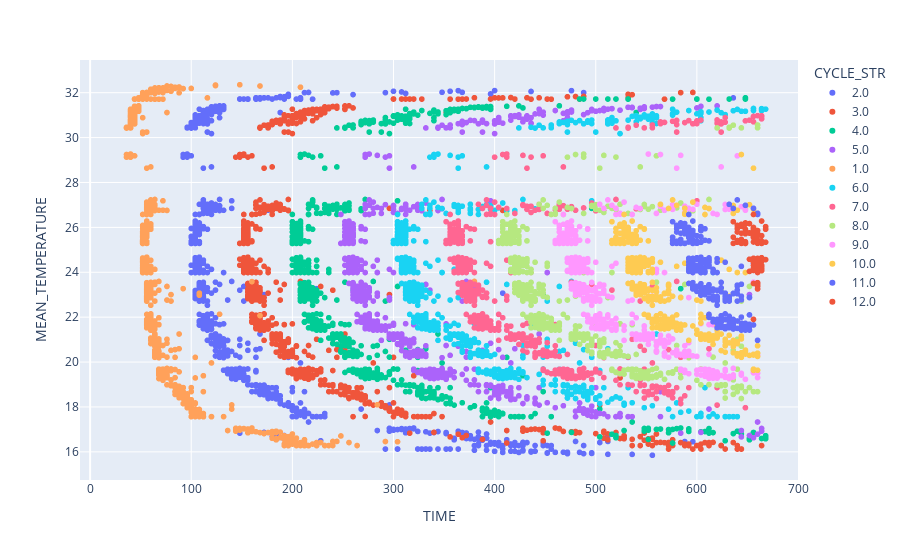

This figure's notebook cell:
### Markdown cell above
# Visualize data before renumbering

### Code cell
px.scatter(peaks_row_1, x="TIME", y="MEAN_TEMPERATURE", color="CYCLE_STR", 
           hover_data=["POSITION_STR"], range_x=[-10, 700])

### Figure 1 — Plotly figure (JSON) as saved in the notebook; plotly's stock layout.template omitted (floating-point values rounded to 4 significant figures; data arrays with more than 128 entries replaced by an {"elided": "..."} marker saying what was removed)
{"data": [{"customdata": {"elided": "865x1 str values"}, "hovertemplate": "CYCLE_STR=2.0<br>TIME=%{x}<br>MEAN_TEMPERATURE=%{y}<br>POSITION_STR=%{customdata[0]}<extra></extra>", "legendgroup": "2.0", "marker": {"color": "#636efa", "symbol": "circle"}, "mode": "markers", "name": "2.0", "showlegend": true, "type": "scattergl", "x": {"elided": "865 int values"}, "xaxis": "x", "y": {"elided": "865 float values"}, "yaxis": "y"}, {"customdata": {"elided": "804x1 str values"}, "hovertemplate": "CYCLE_STR=3.0<br>TIME=%{x}<br>MEAN_TEMPERATURE=%{y}<br>POSITION_STR=%{customdata[0]}<extra></extra>", "legendgroup": "3.0", "marker": {"color": "#EF553B", "symbol": "circle"}, "mode": "markers", "name": "3.0", "showlegend": true, "type": "scattergl", "x": {"elided": "804 int values"}, "xaxis": "x", "y": {"elided": "804 float values"}, "yaxis": "y"}, {"customdata": {"elided": "730x1 str values"}, "hovertemplate": "CYCLE_STR=4.0<br>TIME=%{x}<br>MEAN_TEMPERATURE=%{y}<br>POSITION_STR=%{customdata[0]}<extra></extra>", "legendgroup": "4.0", "marker": {"color": "#00cc96", "symbol": "circle"}, "mode": "markers", "name": "4.0", "showlegend": true, "type": "scattergl", "x": {"elided": "730 int values"}, "xaxis": "x", "y": {"elided": "730 float values"}, "yaxis": "y"}, {"customdata": {"elided": "681x1 str values"}, "hovertemplate": "CYCLE_STR=5.0<br>TIME=%{x}<br>MEAN_TEMPERATURE=%{y}<br>POSITION_STR=%{customdata[0]}<extra></extra>", "legendgroup": "5.0", "marker": {"color": "#ab63fa", "symbol": "circle"}, "mode": "markers", "name": "5.0", "showlegend": true, "type": "scattergl", "x": {"elided": "681 int values"}, "xaxis": "x", "y": {"elided": "681 float values"}, "yaxis": "y"}, {"customdata": {"elided": "855x1 str values"}, "hovertemplate": "CYCLE_STR=1.0<br>TIME=%{x}<br>MEAN_TEMPERATURE=%{y}<br>POSITION_STR=%{customdata[0]}<extra></extra>", "legendgroup": "1.0", "marker": {"color": "#FFA15A", "symbol": "circle"}, "mode": "markers", "name": "1.0", "showlegend": true, "type": "scattergl", "x": {"elided": "855 int values"}, "xaxis": "x", "y": {"elided": "855 float values"}, "yaxis": "y"}, {"customdata": {"elided": "634x1 str values"}, "hovertemplate": "CYCLE_STR=6.0<br>TIME=%{x}<br>MEAN_TEMPERATURE=%{y}<br>POSITION_STR=%{customdata[0]}<extra></extra>", "legendgroup": "6.0", "marker": {"color": "#19d3f3", "symbol": "circle"}, "mode": "markers", "name": "6.0", "showlegend": true, "type": "scattergl", "x": {"elided": "634 int values"}, "xaxis": "x", "y": {"elided": "634 float values"}, "yaxis": "y"}, {"customdata": {"elided": "565x1 str values"}, "hovertemplate": "CYCLE_STR=7.0<br>TIME=%{x}<br>MEAN_TEMPERATURE=%{y}<br>POSITION_STR=%{customdata[0]}<extra></extra>", "legendgroup": "7.0", "marker": {"color": "#FF6692", "symbol": "circle"}, "mode": "markers", "name": "7.0", "showlegend": true, "type": "scattergl", "x": {"elided": "565 int values"}, "xaxis": "x", "y": {"elided": "565 float values"}, "yaxis": "y"}, {"customdata": {"elided": "509x1 str values"}, "hovertemplate": "CYCLE_STR=8.0<br>TIME=%{x}<br>MEAN_TEMPERATURE=%{y}<br>POSITION_STR=%{customdata[0]}<extra></extra>", "legendgroup": "8.0", "marker": {"color": "#B6E880", "symbol": "circle"}, "mode": "markers", "name": "8.0", "showlegend": true, "type": "scattergl", "x": {"elided": "509 int values"}, "xaxis": "x", "y": {"elided": "509 float values"}, "yaxis": "y"}, {"customdata": {"elided": "450x1 str values"}, "hovertemplate": "CYCLE_STR=9.0<br>TIME=%{x}<br>MEAN_TEMPERATURE=%{y}<br>POSITION_STR=%{customdata[0]}<extra></extra>", "legendgroup": "9.0", "marker": {"color": "#FF97FF", "symbol": "circle"}, "mode": "markers", "name": "9.0", "showlegend": true, "type": "scattergl", "x": {"elided": "450 int values"}, "xaxis": "x", "y": {"elided": "450 float values"}, "yaxis": "y"}, {"customdata": {"elided": "364x1 str values"}, "hovertemplate": "CYCLE_STR=10.0<br>TIME=%{x}<br>MEAN_TEMPERATURE=%{y}<br>POSITION_STR=%{customdata[0]}<extra></extra>", "legendgroup": "10.0", "marker": {"color": "#FECB52", "symbol": "circle"}, "mode": "markers", "name": "10.0", "showlegend": true, "type": "scattergl", "x": {"elided": "364 int values"}, "xaxis": "x", "y": {"elided": "364 float values"}, "yaxis": "y"}, {"customdata": {"elided": "270x1 str values"}, "hovertemplate": "CYCLE_STR=11.0<br>TIME=%{x}<br>MEAN_TEMPERATURE=%{y}<br>POSITION_STR=%{customdata[0]}<extra></extra>", "legendgroup": "11.0", "marker": {"color": "#636efa", "symbol": "circle"}, "mode": "markers", "name": "11.0", "showlegend": true, "type": "scattergl", "x": {"elided": "270 int values"}, "xaxis": "x", "y": {"elided": "270 float values"}, "yaxis": "y"}, {"customdata": [["5"], ["6"], ["6"], ["6"], ["6"], ["6"], ["6"], ["7"], ["7"], ["7"], ["7"], ["7"], ["7"], ["7"], ["7"], ["7"], ["7"], ["7"], ["7"], ["7"], ["7"], ["7"], ["7"], ["7"], ["7"], ["7"], ["7"], ["7"], ["7"], ["7"], ["7"], ["7"], ["7"], ["7"], ["7"], ["7"], ["7"], ["7"], ["8"], ["8"], ["8"], ["8"], ["8"], ["8"], ["8"], ["8"], ["8"], ["8"], ["8"], ["8"], ["8"], ["8"], ["8"], ["8"], ["8"], ["8"], ["8"], ["8"], ["8"], ["8"], ["8"], ["8"], ["8"], ["8"], ["8"], ["8"], ["8"], ["8"], ["8"], ["8"], ["8"], ["8"], ["8"], ["8"], ["8"], ["8"], ["8"], ["8"], ["8"], ["8"], ["8"], ["8"], ["8"], ["8"], ["8"], ["8"], ["8"], ["8"], ["8"], ["8"], ["8"], ["8"], ["8"], ["8"], ["8"], ["8"], ["8"], ["9"]], "hovertemplate": "CYCLE_STR=12.0<br>TIME=%{x}<br>MEAN_TEMPERATURE=%{y}<br>POSITION_STR=%{customdata[0]}<extra></extra>", "legendgroup": "12.0", "marker": {"color": "#EF553B", "symbol": "circle"}, "mode": "markers", "name": "12.0", "showlegend": true, "type": "scattergl", "x": [656, 660, 656, 660, 660, 660, 660, 656, 656, 664, 660, 660, 660, 656, 652, 660, 664, 664, 668, 660, 660, 660, 664, 652, 656, 660, 664, 664, 656, 656, 656, 660, 664, 660, 664, 660, 664, 660, 644, 648, 648, 656, 656, 644, 640, 648, 644, 644, 636, 664, 664, 656, 636, 664, 656, 640, 648, 640, 660, 652, 656, 660, 668, 664, 656, 664, 660, 664, 668, 644, 660, 660, 660, 648, 656, 648, 652, 656, 648, 664, 656, 640, 648, 648, 648, 648, 652, 660, 656, 660, 668, 640, 648, 640, 660, 636, 656, 656], "xaxis": "x", "y": [21.9, 23.39, 23.5, 23.54, 23.37, 23.26, 23.48, 24.08, 24.17, 24.31, 24.22, 24.04, 24.22, 24.5, 24.04, 24.08, 24.07, 24.65, 24.56, 24.47, 24.62, 24.26, 24.63, 24.58, 24.62, 23.99, 24.49, 24.59, 24.58, 24.3, 24.45, 24.09, 24.27, 24.49, 24.09, 24.31, 24.17, 24.13, 26.05, 25.71, 25.29, 25.98, 25.57, 25.47, 25.41, 25.36, 25.74, 25.29, 26.25, 25.36, 25.63, 25.66, 25.29, 26.28, 25.55, 25.39, 25.29, 25.34, 25.36, 26.17, 25.58, 25.29, 26.03, 25.39, 25.35, 25.63, 25.73, 25.29, 25.92, 26.13, 25.44, 25.86, 25.39, 25.8, 25.92, 25.8, 25.74, 25.68, 25.92, 25.29, 26.0, 25.79, 26.2, 25.34, 25.29, 26.15, 25.76, 25.37, 25.81, 25.65, 25.34, 26.09, 25.29, 25.95, 25.39, 25.56, 25.6, 26.58], "yaxis": "y"}], "layout": {"legend": {"title": {"text": "CYCLE_STR"}, "tracegroupgap": 0}, "margin": {"t": 60}, "xaxis": {"anchor": "y", "domain": [0, 1], "range": [-10, 700], "title": {"text": "TIME"}}, "yaxis": {"anchor": "x", "domain": [0, 1], "title": {"text": "MEAN_TEMPERATURE"}}}}
